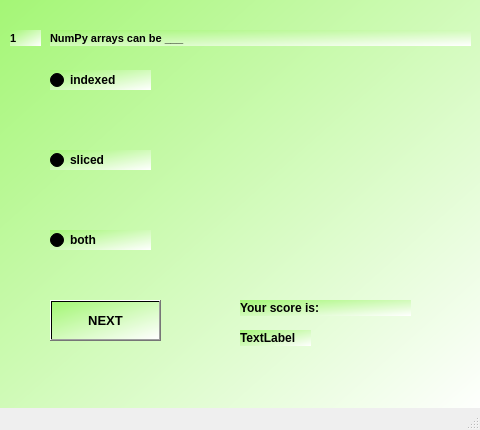
<?xml version="1.0" encoding="UTF-8"?>
<ui version="4.0">
 <class>MainWindow25</class>
 <widget class="QMainWindow" name="MainWindow25">
  <property name="geometry">
   <rect>
    <x>0</x>
    <y>0</y>
    <width>480</width>
    <height>430</height>
   </rect>
  </property>
  <property name="windowTitle">
   <string>MainWindow</string>
  </property>
  <widget class="QWidget" name="centralwidget">
   <widget class="QWidget" name="widget" native="true">
    <property name="geometry">
     <rect>
      <x>0</x>
      <y>-10</y>
      <width>480</width>
      <height>430</height>
     </rect>
    </property>
    <property name="styleSheet">
     <string notr="true">background-color:qlineargradient(spread:pad, x1:0, y1:0, x2:1, y2:1, stop:0 rgba(163, 246, 116, 255), stop:1 rgba(255, 255, 255, 255))</string>
    </property>
    <widget class="QLabel" name="label">
     <property name="geometry">
      <rect>
       <x>10</x>
       <y>40</y>
       <width>31</width>
       <height>16</height>
      </rect>
     </property>
     <property name="font">
      <font>
       <pointsize>8</pointsize>
       <weight>75</weight>
       <bold>true</bold>
      </font>
     </property>
     <property name="text">
      <string>1</string>
     </property>
    </widget>
    <widget class="QLabel" name="label_2">
     <property name="geometry">
      <rect>
       <x>50</x>
       <y>40</y>
       <width>421</width>
       <height>16</height>
      </rect>
     </property>
     <property name="font">
      <font>
       <pointsize>8</pointsize>
       <weight>75</weight>
       <bold>true</bold>
      </font>
     </property>
     <property name="text">
      <string>NumPy arrays can be ___</string>
     </property>
    </widget>
    <widget class="QRadioButton" name="radioButton">
     <property name="geometry">
      <rect>
       <x>50</x>
       <y>80</y>
       <width>101</width>
       <height>20</height>
      </rect>
     </property>
     <property name="font">
      <font>
       <weight>75</weight>
       <bold>true</bold>
      </font>
     </property>
     <property name="text">
      <string>indexed</string>
     </property>
    </widget>
    <widget class="QRadioButton" name="radioButton_3">
     <property name="geometry">
      <rect>
       <x>50</x>
       <y>240</y>
       <width>101</width>
       <height>20</height>
      </rect>
     </property>
     <property name="font">
      <font>
       <weight>75</weight>
       <bold>true</bold>
      </font>
     </property>
     <property name="text">
      <string>both</string>
     </property>
    </widget>
    <widget class="QRadioButton" name="radioButton_2">
     <property name="geometry">
      <rect>
       <x>50</x>
       <y>160</y>
       <width>101</width>
       <height>20</height>
      </rect>
     </property>
     <property name="font">
      <font>
       <weight>75</weight>
       <bold>true</bold>
      </font>
     </property>
     <property name="text">
      <string>sliced</string>
     </property>
    </widget>
    <widget class="QPushButton" name="NEXT">
     <property name="geometry">
      <rect>
       <x>50</x>
       <y>310</y>
       <width>111</width>
       <height>41</height>
      </rect>
     </property>
     <property name="font">
      <font>
       <pointsize>10</pointsize>
       <weight>75</weight>
       <bold>true</bold>
      </font>
     </property>
     <property name="text">
      <string>NEXT</string>
     </property>
    </widget>
    <widget class="QLabel" name="label_3">
     <property name="geometry">
      <rect>
       <x>240</x>
       <y>310</y>
       <width>171</width>
       <height>16</height>
      </rect>
     </property>
     <property name="font">
      <font>
       <weight>75</weight>
       <bold>true</bold>
      </font>
     </property>
     <property name="text">
      <string>Your score is:</string>
     </property>
    </widget>
    <widget class="QLabel" name="label_4">
     <property name="geometry">
      <rect>
       <x>240</x>
       <y>340</y>
       <width>71</width>
       <height>16</height>
      </rect>
     </property>
     <property name="font">
      <font>
       <weight>75</weight>
       <bold>true</bold>
      </font>
     </property>
     <property name="text">
      <string>TextLabel</string>
     </property>
    </widget>
   </widget>
  </widget>
  <widget class="QMenuBar" name="menubar">
   <property name="geometry">
    <rect>
     <x>0</x>
     <y>0</y>
     <width>480</width>
     <height>26</height>
    </rect>
   </property>
  </widget>
  <widget class="QStatusBar" name="statusbar"/>
 </widget>
 <resources/>
 <connections/>
</ui>
